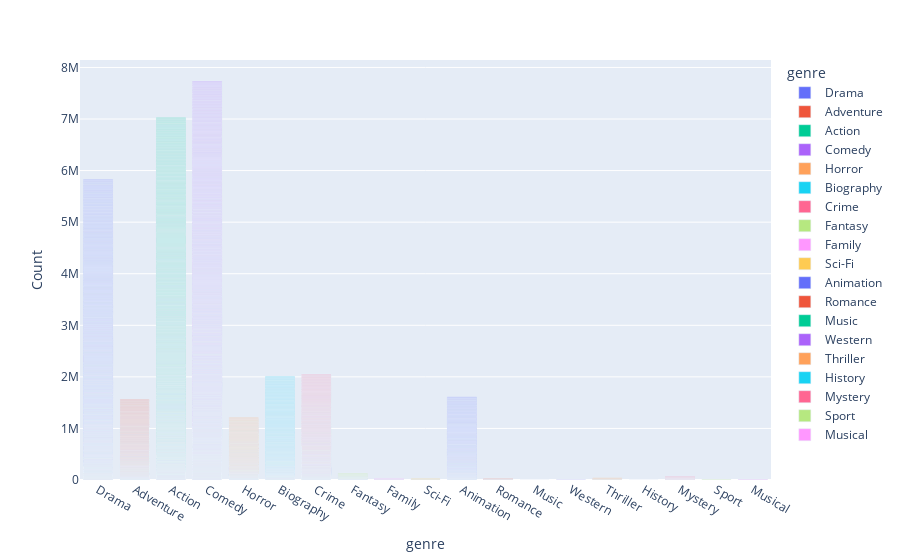

Notebook cell for this chart:
### Markdown cell above
The following is a graph that displays the number of different movies this data set has for each genre. We can see that comedy is the most popular movie.

### Code cell
#prints out bar graph of genres 
fig = px.bar(df, x = 'genre', y= df.genre.index, color = df.genre, labels={"x":"Genres","index":"Count"})
fig.show()

### Figure 1 — Plotly figure (JSON) as saved in the notebook; plotly's stock layout.template omitted (floating-point values rounded to 4 significant figures; data arrays with more than 128 entries replaced by an {"elided": "..."} marker saying what was removed)
{"data": [{"alignmentgroup": "True", "hovertemplate": "genre=%{x}<br>Count=%{y}<extra></extra>", "legendgroup": "Drama", "marker": {"color": "#636efa", "pattern": {"shape": ""}}, "name": "Drama", "offsetgroup": "Drama", "orientation": "v", "showlegend": true, "textposition": "auto", "type": "bar", "x": {"elided": "1518 str values"}, "xaxis": "x", "y": {"elided": "1518 int values"}, "yaxis": "y"}, {"alignmentgroup": "True", "hovertemplate": "genre=%{x}<br>Count=%{y}<extra></extra>", "legendgroup": "Adventure", "marker": {"color": "#EF553B", "pattern": {"shape": ""}}, "name": "Adventure", "offsetgroup": "Adventure", "orientation": "v", "showlegend": true, "textposition": "auto", "type": "bar", "x": {"elided": "427 str values"}, "xaxis": "x", "y": {"elided": "427 int values"}, "yaxis": "y"}, {"alignmentgroup": "True", "hovertemplate": "genre=%{x}<br>Count=%{y}<extra></extra>", "legendgroup": "Action", "marker": {"color": "#00cc96", "pattern": {"shape": ""}}, "name": "Action", "offsetgroup": "Action", "orientation": "v", "showlegend": true, "textposition": "auto", "type": "bar", "x": {"elided": "1705 str values"}, "xaxis": "x", "y": {"elided": "1705 int values"}, "yaxis": "y"}, {"alignmentgroup": "True", "hovertemplate": "genre=%{x}<br>Count=%{y}<extra></extra>", "legendgroup": "Comedy", "marker": {"color": "#ab63fa", "pattern": {"shape": ""}}, "name": "Comedy", "offsetgroup": "Comedy", "orientation": "v", "showlegend": true, "textposition": "auto", "type": "bar", "x": {"elided": "2245 str values"}, "xaxis": "x", "y": {"elided": "2245 int values"}, "yaxis": "y"}, {"alignmentgroup": "True", "hovertemplate": "genre=%{x}<br>Count=%{y}<extra></extra>", "legendgroup": "Horror", "marker": {"color": "#FFA15A", "pattern": {"shape": ""}}, "name": "Horror", "offsetgroup": "Horror", "orientation": "v", "showlegend": true, "textposition": "auto", "type": "bar", "x": {"elided": "322 str values"}, "xaxis": "x", "y": {"elided": "322 int values"}, "yaxis": "y"}, {"alignmentgroup": "True", "hovertemplate": "genre=%{x}<br>Count=%{y}<extra></extra>", "legendgroup": "Biography", "marker": {"color": "#19d3f3", "pattern": {"shape": ""}}, "name": "Biography", "offsetgroup": "Biography", "orientation": "v", "showlegend": true, "textposition": "auto", "type": "bar", "x": {"elided": "443 str values"}, "xaxis": "x", "y": {"elided": "443 int values"}, "yaxis": "y"}, {"alignmentgroup": "True", "hovertemplate": "genre=%{x}<br>Count=%{y}<extra></extra>", "legendgroup": "Crime", "marker": {"color": "#FF6692", "pattern": {"shape": ""}}, "name": "Crime", "offsetgroup": "Crime", "orientation": "v", "showlegend": true, "textposition": "auto", "type": "bar", "x": {"elided": "551 str values"}, "xaxis": "x", "y": {"elided": "551 int values"}, "yaxis": "y"}, {"alignmentgroup": "True", "hovertemplate": "genre=%{x}<br>Count=%{y}<extra></extra>", "legendgroup": "Fantasy", "marker": {"color": "#B6E880", "pattern": {"shape": ""}}, "name": "Fantasy", "offsetgroup": "Fantasy", "orientation": "v", "showlegend": true, "textposition": "auto", "type": "bar", "x": ["Fantasy", "Fantasy", "Fantasy", "Fantasy", "Fantasy", "Fantasy", "Fantasy", "Fantasy", "Fantasy", "Fantasy", "Fantasy", "Fantasy", "Fantasy", "Fantasy", "Fantasy", "Fantasy", "Fantasy", "Fantasy", "Fantasy", "Fantasy", "Fantasy", "Fantasy", "Fantasy", "Fantasy", "Fantasy", "Fantasy", "Fantasy", "Fantasy", "Fantasy", "Fantasy", "Fantasy", "Fantasy", "Fantasy", "Fantasy", "Fantasy", "Fantasy", "Fantasy", "Fantasy", "Fantasy", "Fantasy", "Fantasy", "Fantasy", "Fantasy", "Fantasy"], "xaxis": "x", "y": [23, 230, 381, 669, 771, 1070, 1094, 1107, 1115, 1259, 1297, 1332, 1346, 1461, 1501, 1606, 1818, 1896, 2076, 2095, 2313, 2319, 2486, 2702, 2750, 2885, 3137, 3184, 3271, 3468, 3502, 3870, 3871, 4324, 4960, 5098, 5213, 5412, 5815, 5991, 6305, 7274, 7572, 7588], "yaxis": "y"}, {"alignmentgroup": "True", "hovertemplate": "genre=%{x}<br>Count=%{y}<extra></extra>", "legendgroup": "Family", "marker": {"color": "#FF97FF", "pattern": {"shape": ""}}, "name": "Family", "offsetgroup": "Family", "orientation": "v", "showlegend": true, "textposition": "auto", "type": "bar", "x": ["Family", "Family", "Family", "Family", "Family", "Family", "Family", "Family", "Family", "Family", "Family"], "xaxis": "x", "y": [40, 209, 723, 798, 1029, 2433, 2554, 2597, 4569, 7072, 7639], "yaxis": "y"}, {"alignmentgroup": "True", "hovertemplate": "genre=%{x}<br>Count=%{y}<extra></extra>", "legendgroup": "Sci-Fi", "marker": {"color": "#FECB52", "pattern": {"shape": ""}}, "name": "Sci-Fi", "offsetgroup": "Sci-Fi", "orientation": "v", "showlegend": true, "textposition": "auto", "type": "bar", "x": ["Sci-Fi", "Sci-Fi", "Sci-Fi", "Sci-Fi", "Sci-Fi", "Sci-Fi", "Sci-Fi", "Sci-Fi", "Sci-Fi", "Sci-Fi"], "xaxis": "x", "y": [59, 299, 323, 390, 942, 1726, 5062, 5192, 5876, 7654], "yaxis": "y"}, {"alignmentgroup": "True", "hovertemplate": "genre=%{x}<br>Count=%{y}<extra></extra>", "legendgroup": "Animation", "marker": {"color": "#636efa", "pattern": {"shape": ""}}, "name": "Animation", "offsetgroup": "Animation", "orientation": "v", "showlegend": true, "textposition": "auto", "type": "bar", "x": {"elided": "338 str values"}, "xaxis": "x", "y": {"elided": "338 int values"}, "yaxis": "y"}, {"alignmentgroup": "True", "hovertemplate": "genre=%{x}<br>Count=%{y}<extra></extra>", "legendgroup": "Romance", "marker": {"color": "#EF553B", "pattern": {"shape": ""}}, "name": "Romance", "offsetgroup": "Romance", "orientation": "v", "showlegend": true, "textposition": "auto", "type": "bar", "x": ["Romance", "Romance", "Romance", "Romance", "Romance", "Romance", "Romance", "Romance", "Romance", "Romance"], "xaxis": "x", "y": [156, 521, 1381, 2172, 3332, 3616, 3820, 3831, 5391, 5905], "yaxis": "y"}, {"alignmentgroup": "True", "hovertemplate": "genre=%{x}<br>Count=%{y}<extra></extra>", "legendgroup": "Music", "marker": {"color": "#00cc96", "pattern": {"shape": ""}}, "name": "Music", "offsetgroup": "Music", "orientation": "v", "showlegend": true, "textposition": "auto", "type": "bar", "x": ["Music"], "xaxis": "x", "y": [162], "yaxis": "y"}, {"alignmentgroup": "True", "hovertemplate": "genre=%{x}<br>Count=%{y}<extra></extra>", "legendgroup": "Western", "marker": {"color": "#ab63fa", "pattern": {"shape": ""}}, "name": "Western", "offsetgroup": "Western", "orientation": "v", "showlegend": true, "textposition": "auto", "type": "bar", "x": ["Western", "Western", "Western"], "xaxis": "x", "y": [202, 287, 2382], "yaxis": "y"}, {"alignmentgroup": "True", "hovertemplate": "genre=%{x}<br>Count=%{y}<extra></extra>", "legendgroup": "Thriller", "marker": {"color": "#FFA15A", "pattern": {"shape": ""}}, "name": "Thriller", "offsetgroup": "Thriller", "orientation": "v", "showlegend": true, "textposition": "auto", "type": "bar", "x": ["Thriller", "Thriller", "Thriller", "Thriller", "Thriller", "Thriller", "Thriller", "Thriller", "Thriller", "Thriller", "Thriller", "Thriller", "Thriller", "Thriller", "Thriller", "Thriller"], "xaxis": "x", "y": [262, 430, 470, 754, 807, 838, 1022, 1149, 1173, 1421, 1701, 4675, 5287, 6617, 6699, 7518], "yaxis": "y"}, {"alignmentgroup": "True", "hovertemplate": "genre=%{x}<br>Count=%{y}<extra></extra>", "legendgroup": "History", "marker": {"color": "#19d3f3", "pattern": {"shape": ""}}, "name": "History", "offsetgroup": "History", "orientation": "v", "showlegend": true, "textposition": "auto", "type": "bar", "x": ["History"], "xaxis": "x", "y": [474], "yaxis": "y"}, {"alignmentgroup": "True", "hovertemplate": "genre=%{x}<br>Count=%{y}<extra></extra>", "legendgroup": "Mystery", "marker": {"color": "#FF6692", "pattern": {"shape": ""}}, "name": "Mystery", "offsetgroup": "Mystery", "orientation": "v", "showlegend": true, "textposition": "auto", "type": "bar", "x": ["Mystery", "Mystery", "Mystery", "Mystery", "Mystery", "Mystery", "Mystery", "Mystery", "Mystery", "Mystery", "Mystery", "Mystery", "Mystery", "Mystery", "Mystery", "Mystery", "Mystery", "Mystery", "Mystery", "Mystery"], "xaxis": "x", "y": [1382, 1670, 1986, 2029, 2042, 2230, 2493, 2659, 2911, 3088, 3481, 3527, 3648, 4281, 4286, 4858, 5645, 5874, 6198, 6560], "yaxis": "y"}, {"alignmentgroup": "True", "hovertemplate": "genre=%{x}<br>Count=%{y}<extra></extra>", "legendgroup": "Sport", "marker": {"color": "#B6E880", "pattern": {"shape": ""}}, "name": "Sport", "offsetgroup": "Sport", "orientation": "v", "showlegend": true, "textposition": "auto", "type": "bar", "x": ["Sport"], "xaxis": "x", "y": [7600], "yaxis": "y"}, {"alignmentgroup": "True", "hovertemplate": "genre=%{x}<br>Count=%{y}<extra></extra>", "legendgroup": "Musical", "marker": {"color": "#FF97FF", "pattern": {"shape": ""}}, "name": "Musical", "offsetgroup": "Musical", "orientation": "v", "showlegend": true, "textposition": "auto", "type": "bar", "x": ["Musical", "Musical"], "xaxis": "x", "y": [7613, 7617], "yaxis": "y"}], "layout": {"barmode": "relative", "legend": {"title": {"text": "genre"}, "tracegroupgap": 0}, "margin": {"t": 60}, "xaxis": {"anchor": "y", "categoryarray": ["Drama", "Adventure", "Action", "Comedy", "Horror", "Biography", "Crime", "Fantasy", "Family", "Sci-Fi", "Animation", "Romance", "Music", "Western", "Thriller", "History", "Mystery", "Sport", "Musical"], "categoryorder": "array", "domain": [0, 1], "title": {"text": "genre"}}, "yaxis": {"anchor": "x", "domain": [0, 1], "title": {"text": "Count"}}}}
